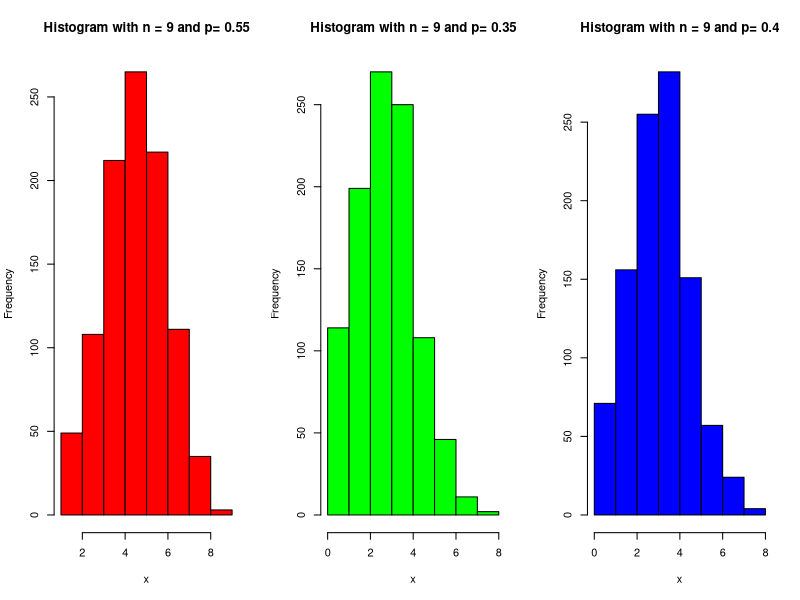
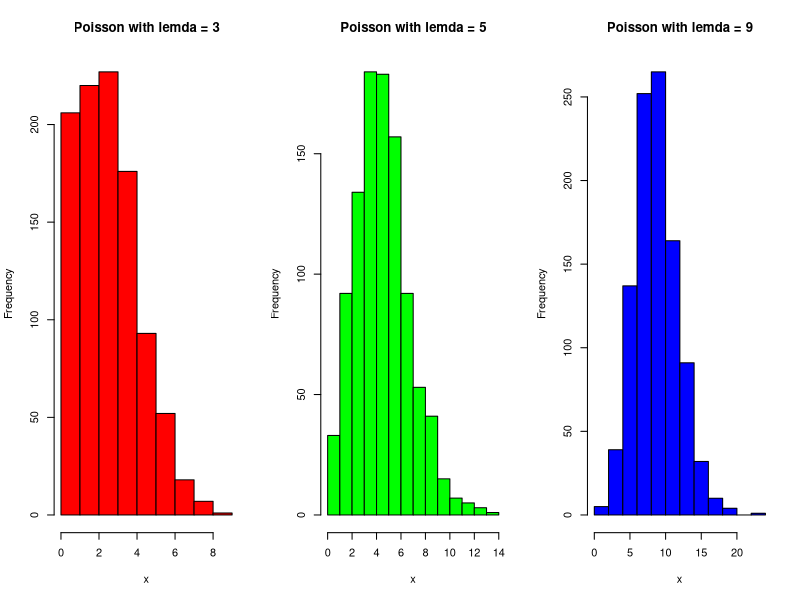
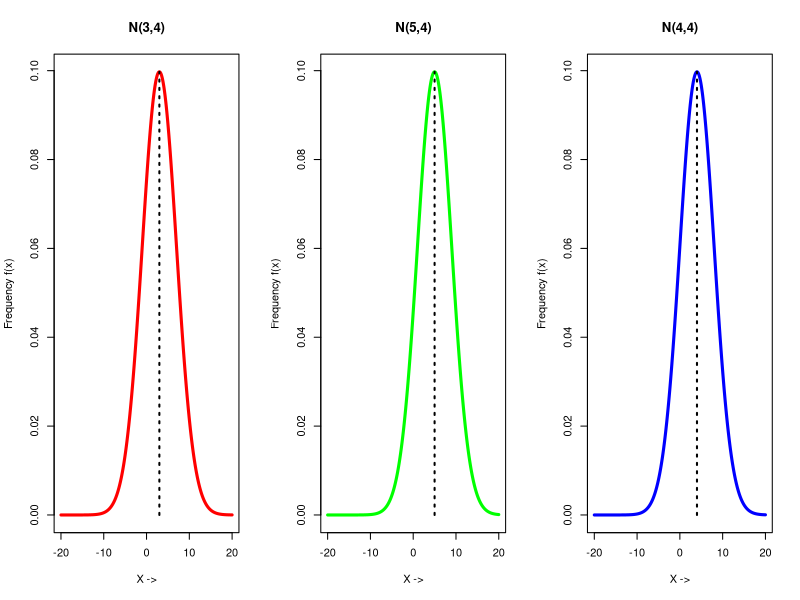
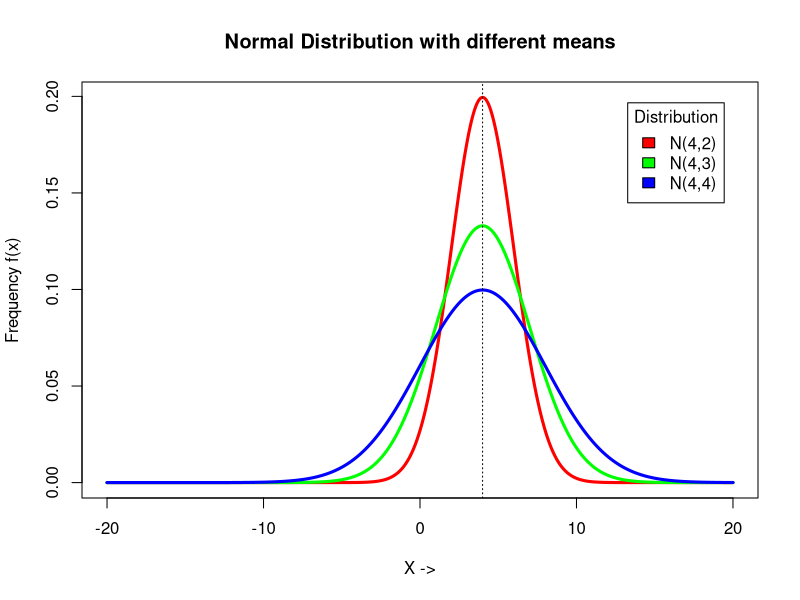
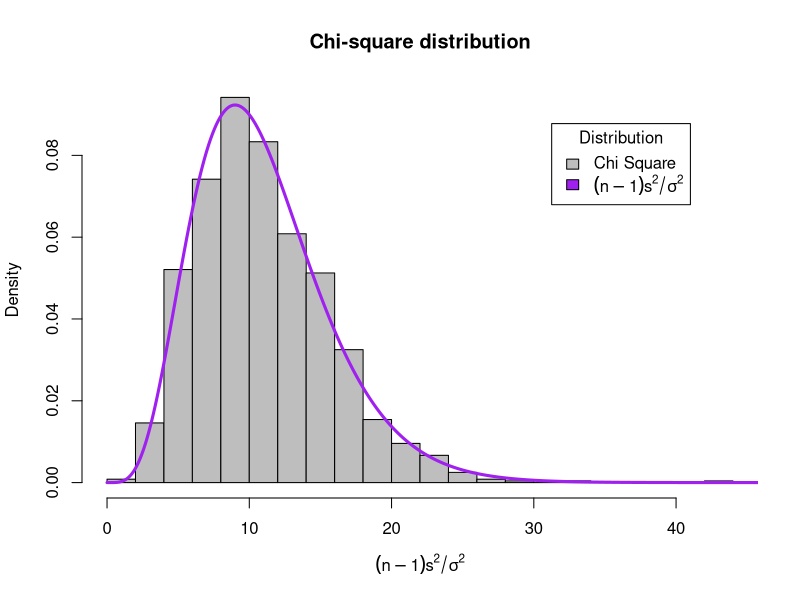
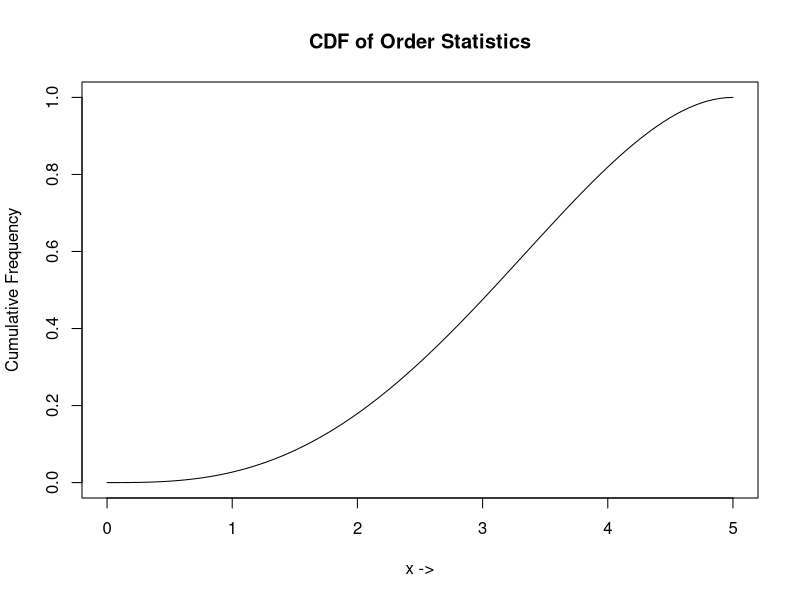
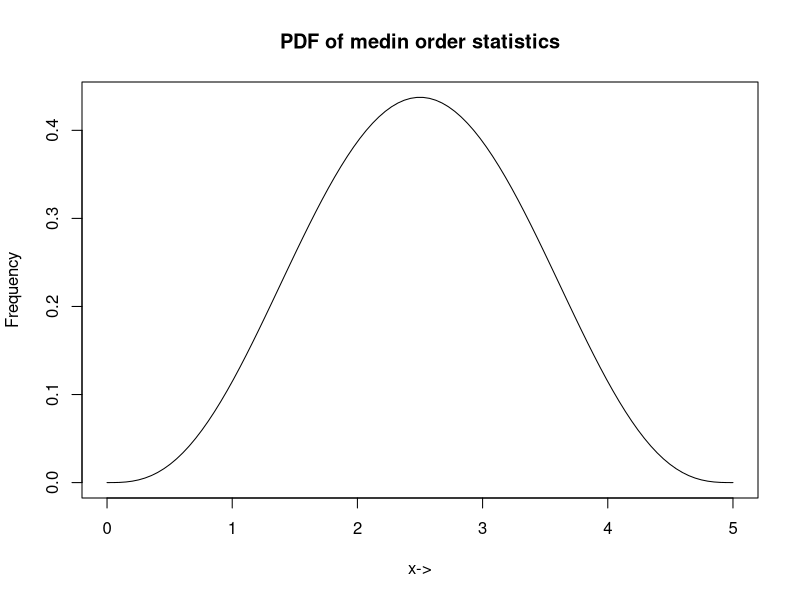
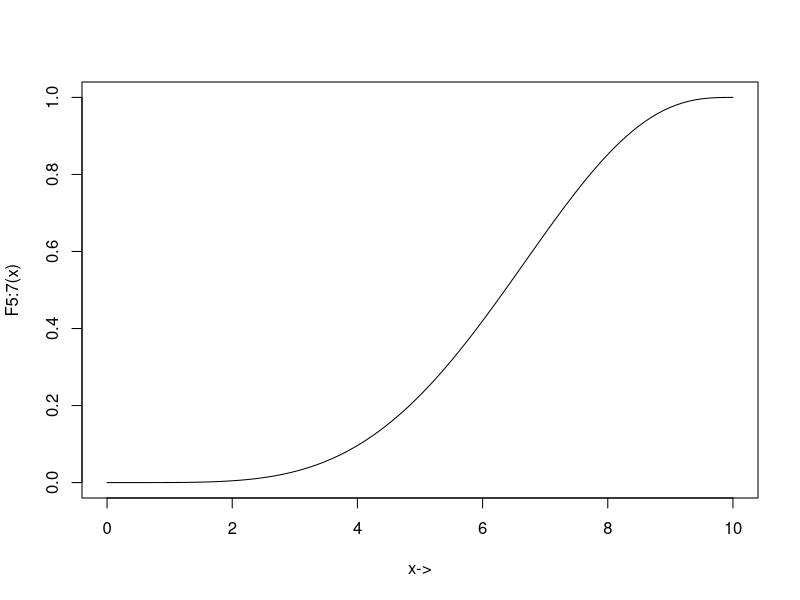

Write the R code that produced these figures, in order.
## ---- chunk 1
set.seed(11)
par(mfrow=c(1, 3))
n = c(9, 9, 9) # size
p = c(0.55, 0.35, 0.4) # Probability
color = c("red", "green", "blue")
for(i in 1:3) {
 x = rbinom(1000, n[i], p[i])
 hist(x, col=color[i], main = paste("Histogram with n =", n[i], "and p=", p[i]))
}
## ---- chunk 2
set.seed(12)
par(mfrow=c(1,3))
p <- c(3,5,9)
color <- c("red", "green", "blue")
for(i in 1:3) {
 x = rpois(1000, p[i])
 hist(x, col=color[i], main=paste("Poisson with lemda =", p[i]))
}
## ---- chunk 3
set.seed(21)
par(mfrow=c(1, 3))

mu = c(3, 5, 4)
sigma = c(4, 4, 4)
colors = c("red", "green", "blue")
labels = paste0("N(", mu, ",", sigma, ")")

x = seq(-20, 20, length.out=1000)

for(i in 1:length(mu)) {    # length(mu) = 3
  fx <- dnorm(x, mean= mu[i], sd = sigma[i])
  plot(x, fx, type = "l", main = labels[i], col=colors[i], lwd=3,
       xlab = "X ->", ylab = "Frequency f(x)")
  
  segments(x0=mu[i], x1=mu[i], y=0, y1 = max(fx), lwd=2, lty=3)
}

## ---- chunk 4
set.seed(21)
par(mfrow=c(1, 1))

mu = c(4, 4, 4)
sigma = c(2, 3, 4)
colors = c("red", "green", "blue")
labels = paste0("N(", mu, ",", sigma, ")")

x = seq(-20, 20, length.out=1000)

for(i in 1:length(mu)) {
  fx <- dnorm(x, mean= mu[i], sd = sigma[i])
  if(i==1) {
    plot(x, fx, type = "l", main = "Normal Distribution with different means", col=colors[i], lwd=3,
       xlab = "X ->", ylab = "Frequency f(x)")
  } else {
    lines(x, fx, col=colors[i], lwd=3)
  }
}
abline(v=mu[1], lty=3) 

legend("topright", inset = 0.05, title = "Distribution", labels, fill= colors)

## ---- chunk 5
set.seed(11)
n = 12
mu = 4
sigma = 3
it = 1200

xvar = array()
for(i in 1:it) {
  x = rnorm(n, mu, sigma)
  xvar[i] = var(x) 
}

equation <- expression((n-1)*s^2/sigma^2)

test_statistic = ((n-1)*xvar)/sigma^2 
hist(test_statistic, breaks = 15, freq = F, col="gray",  xlab = equation, main="Chi-square distribution")

x2 = seq(0, 120, 0.01) 
chisq_pdf = dchisq(x2, df=n-1)
lines(x2, chisq_pdf, col="purple", lwd=3)

legend("topright", inset = 0.1, title = "Distribution", c("Chi Square", equation), fill = c("gray", "purple"))
## ---- chunk 6
a = 0
b = 5
x = seq(a, b, length.out=1000)

Fr_n_value = function(x, r, n, a, b) {
  cdf_unif = punif(x, a, b)
  sum_value = 0
  
  for(j in r:n) {
    sum_value = sum_value + choose(n, j)*(cdf_unif^j)*(1-cdf_unif)^(n-j)
  }
  
  return(sum_value)
}

Fr_n_eqn = function(r, n) {
  sum_eqn <- array()
  for(j in r:n) {
    term <- paste0("(", n, "C", j, ") F(x)^", j, " [1-F(x)]^", (n-j))
    sum_eqn[j-r+1] = term 
  }

  return(paste0(sum_eqn, collapse ="+"))
}

# Calculation
r <- 3
n <- 4
a <- 0
b <- 5
x <- seq(a, b, length.out=100)
Fr_n_values <- Fr_n_value(x, r, n, a, b)
Fr_n_eqn(r, n)
plot(x, Fr_n_values, main="CDF of Order Statistics",  type="l", xlab = "x ->", ylab = "Cumulative Frequency")

# P(x_3:4 > 2)
x_threshold <- 2
p_x3_gt_x <- 1 - Fr_n_value(x_threshold, r, n, a, b)
p_x3_gt_x
## ---- chunk 7
fr_n = function(x, r, n, a, b) {
  pdf_x <- dunif(x, min=a, max=b)
  cdf_x <- punif(x, min=a, max=b)
  
  numerator <- factorial(n) / (factorial(r-1)*factorial(n-r))
  prob_dis <- numerator * cdf_x^(r-1) * (1 - cdf_x)^(n-r) * pdf_x
  
  return(prob_dis)
}

moment_k <- function(k, r, n, a, b) {
  integrand <- function(x) x^k * fr_n(x, r, n, a, b)
  moment <- integrate(integrand, a, b)$value
  
  return(moment)
}
a = 0
b = 5
n = 7

r = 4
x = seq(a, b, length.out = 100)

mean_median <- moment_k(k=1, r, n, a, b)
var_median <- moment_k(k=2, r, n, a, b) - mean_median^2

cat("Mean of median order statistics:", mean_median, "\n")
cat("Variance of median order statistics:", var_median, "\n")

plot(x, fr_n(x, r, n, a, b), type = "l", main = "PDF of medin order statistics", xlab = "x->", ylab = "Frequency")

mean_x1_n = moment_k(k=1, r=1, n, a, b)
var_x1_n = moment_k(k=2, r=1, n, a, b) - mean_x1_n^2

mean_xn_n = moment_k(k=1, r=n, n, a, b)
var_xn_n = moment_k(k=2, r=n, n, a, b) - mean_xn_n^2

cat("Smallest order statistics: mean =", mean_x1_n, "and variance =", var_x1_n, "\n")
cat("Largest order statistics: mean =", mean_xn_n, "and variance =", var_xn_n, "\n")
## ---- chunk 8
fr_n = function(x, r, n, a, b) {
  pdf_x <- dunif(x, min=a, max=b)
  cdf_x <- punif(x, min=a, max=b)
  
  numerator <- factorial(n) / (factorial(r-1)*factorial(n-r))
  prob_dis <- numerator * cdf_x^(r-1) * (1 - cdf_x)^(n-r) * pdf_x
  
  return(prob_dis)
}

moment_k <- function(k, r, n, a, b) {
  integrand <- function(x) x^k * fr_n(x, r, n, a, b)
  moment <- integrate(integrand, a, b)$value
  
  return(moment)
}
a = 0
b = 10
r = 5
n = 7
x = seq(a, b, length.out = 100)

mean_x5 <- moment_k(k=1, r, n, a, b)
var_x5 <- moment_k(k=2, r, n, a, b) - mean_x5^2

cat("Mean of X_{(5)}:", mean_x5, "\n")
cat("Variance of X_{(5)}:", var_x5, "\n")
 
Fr_n_values <- array()
for(i in 1:100) {
  Fr_n_values[i] = integrate(fr_n, a, x[i], r=r, n=n, a=a, b=b)$value
}

plot(x, Fr_n_values, type = "l", xlab = "x->", ylab=paste0("F", r, ":", n, "(x)"))
## ---- chunk 9
fr_n = function(x, r, n, a, b) {
  pdf_x <- dunif(x, a, b)
  cdf_x <- punif(x, a, b)
  
  numerator <- factorial(n) / (factorial(r-1)*factorial(n-r))
  prob_dis <- numerator * cdf_x^(r-1) * (1-cdf_x)^(n-r) * pdf_x
  
  return(prob_dis)
}

moment_k <- function(k, r, n, a, b) {
  integrand <- function(x) x^k * fr_n(x, r, n, a, b)
  moment <- integrate(integrand, a, b)$value
  return(moment)
}

a = 0
b = 1
n = 3

colors = c("red", "blue")

x <- seq(a, b, length.out = 100)
mean_x1_3 = moment_k(k=1, r=1, n, a, b) 
var_x1_3 = moment_k(k=2, r=1, n, a, b) - mean_x1_3^2 
mean_x3_3 = moment_k(k=1, r=3, n, a, b) 
var_x3_3 = moment_k(k=2, r=3, n, a, b) - mean_x3_3^2

cat("Smallest order statistics: mean =", mean_x1_3, "and variance =", var_x1_3, "\n")
cat("Largest order statistics: mean =", mean_x3_3, "and variance =", var_x3_3, "\n")
## ---- chunk 10
fr_n = function(x, r, n, a, b) {
  pdf_x = dunif(x, min=a, max=b)
  cdf_x = punif(x, min=a, max=b)
  
  numerator <- factorial(n) / (factorial(r-1)*factorial(n-r))
  prob_dist <- numerator * cdf_x^(r-1) * (1 - cdf_x)^(n-r)*pdf_x
  
  return(prob_dist)
}

a = 0
b = 1
n = 3
x = seq(0, 1, length.out=100)

moment_k <- function(k, r, n, a, b) {
  integrand <- function(x) x^k * fr_n(x, r, n, a, b)
  moment <- integrate(integrand, a, b)$value
  return(moment)
}

exp_xy <- function(n, a, b) {
  integrand <- function(x) {
    f_y <- function(y) n*(n-1)*x*y*(y-x)
    integrate(Vectorize(f_y), x, b)$value  
  }
  

  result <- integrate(Vectorize(integrand), a, b)$value
  return(result)
}

mean_x1_n = moment_k(k=1, r=1, n, a, b)
var_x1_n = moment_k(k=2, r=1, n, a, b) - mean_x1_n^2

mean_xn_n = moment_k(k=1, r=n, n, a, b)
var_xn_n = moment_k(k=2, r=n, n, a, b) - mean_xn_n^2

cat("Smallest order statistics: mean =", mean_x1_n, "and variance =", var_x1_n, "\n")
cat("Largest order statistics: mean =", mean_xn_n, "and variance =", var_xn_n, "\n")

cov_order = exp_xy(n, a, b) - (mean_x1_n * mean_xn_n)

cat("Covariance of smallest and largest order statistics =", cov_order, "\n")

mean_sample_range = (mean_xn_n - mean_x1_n)
var_sample_range = var_x1_n + var_xn_n - 2*cov_order

cat("Mean of sample range:", mean_sample_range, "\n")
cat("Variance of sample range:", var_sample_range, "\n")



## ---- chunk 11
fr_n = function(x, r, n, a, b) {
  pdf_x <- dunif(x, a, b)
  cdf_x <- punif(x, a, b)
  
  numerator <- factorial(n) / (factorial(r-1)*factorial(n-r))
  prob_dis <- numerator * cdf_x^(r-1) * (1-cdf_x)^(n-r) * pdf_x
  
  return(prob_dis)
}

a <- 0
b <- 10
n <- 9
r <- 7

x <- seq(a, b, length.out=100)

fr_n_values <- fr_n(x, r, n, a, b)

plot(x, fr_n_values, type = "l", xlab = "x->", 
     ylab = paste0("f", r, ":", n, "(x)"), 
     main = paste0("Probability Density Function of X", r, ":", n))

moment_k <- function(k, r, n, a, b) {
    integrand <- function(x) x^k * fr_n(x, r, n, a, b)
    moment <- integrate(integrand, a, b)$value
    moment
}

mean_x7 <- moment_k(1, r, n, a, b)
var_x7 <- moment_k(2, r, n, a, b) - mean_x7^2

cat("Mean of X_{(7)}:", mean_x7, "\n")
cat("Variance of X_{(7)}:", var_x7, "\n")

# int 2 to 10
p_x7_gt_2 <- integrate(fr_n, 2, b, r=r, n=n, a=a, b=b)$value
cat("P(X_{(7)} > 2):", p_x7_gt_2, "\n")
